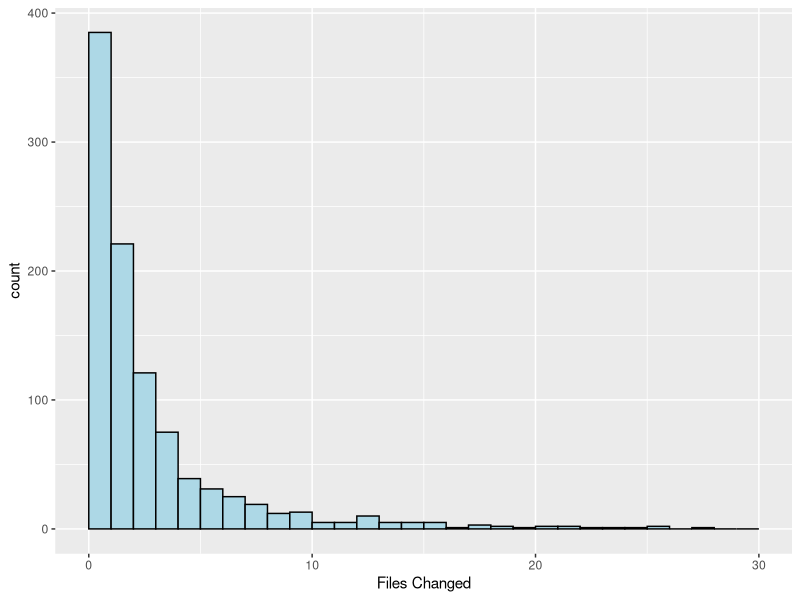
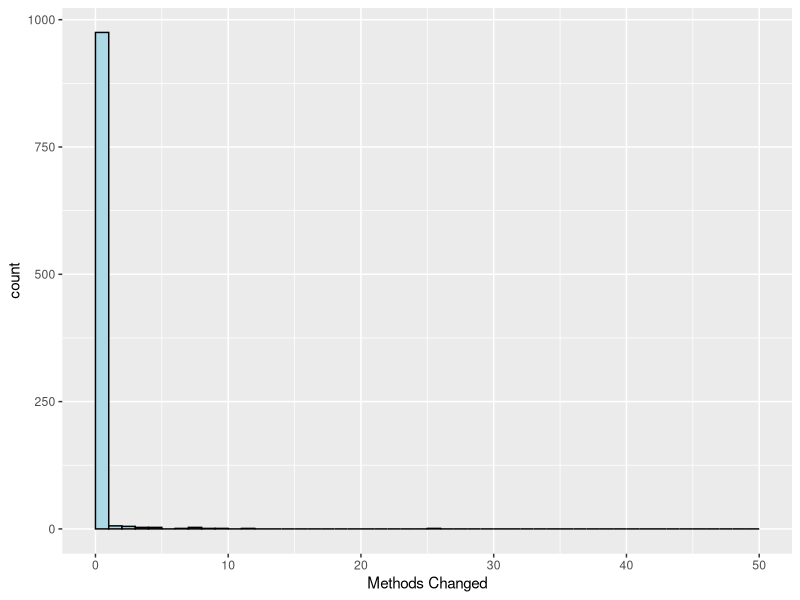
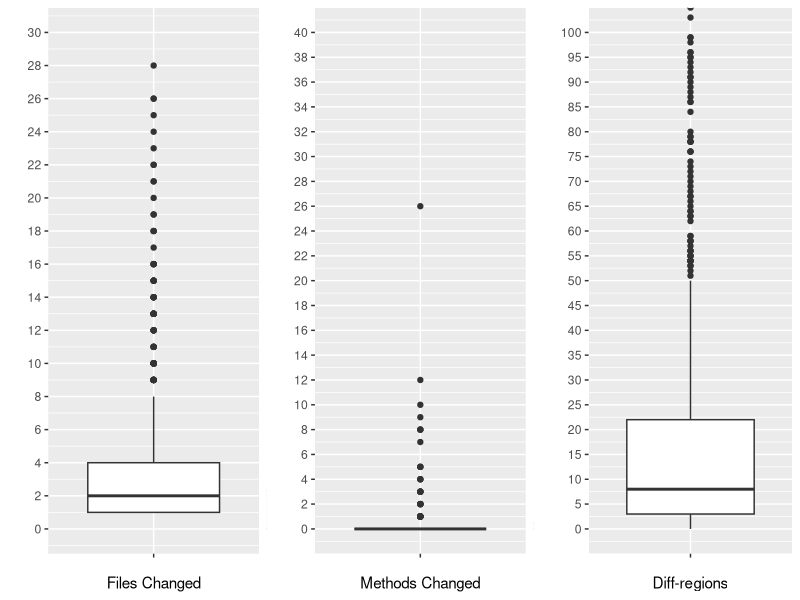
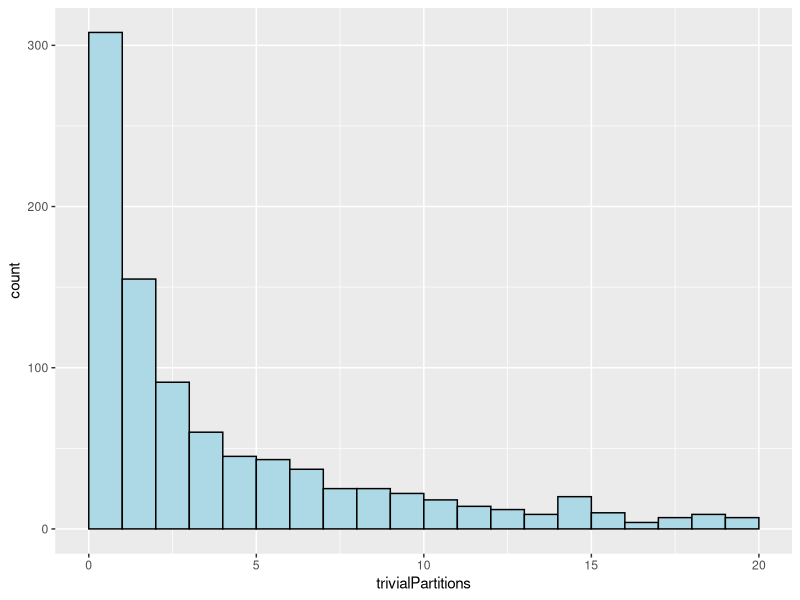
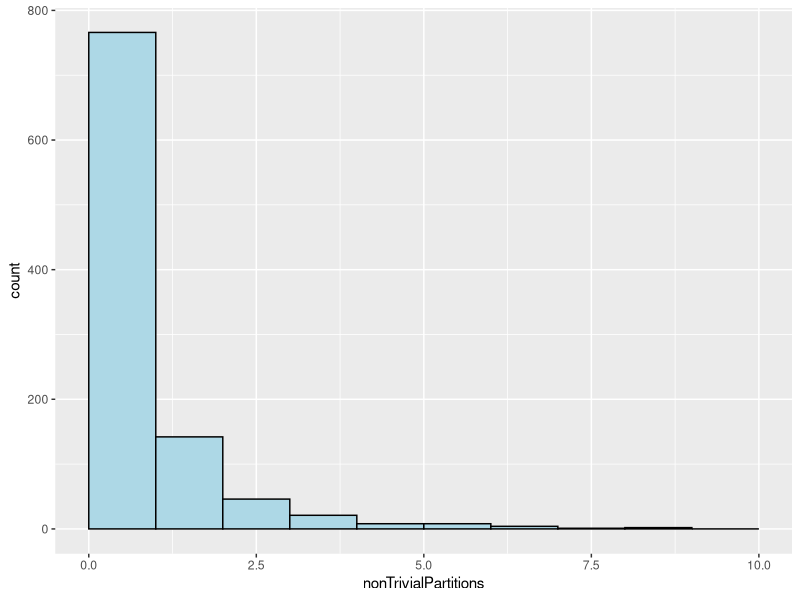
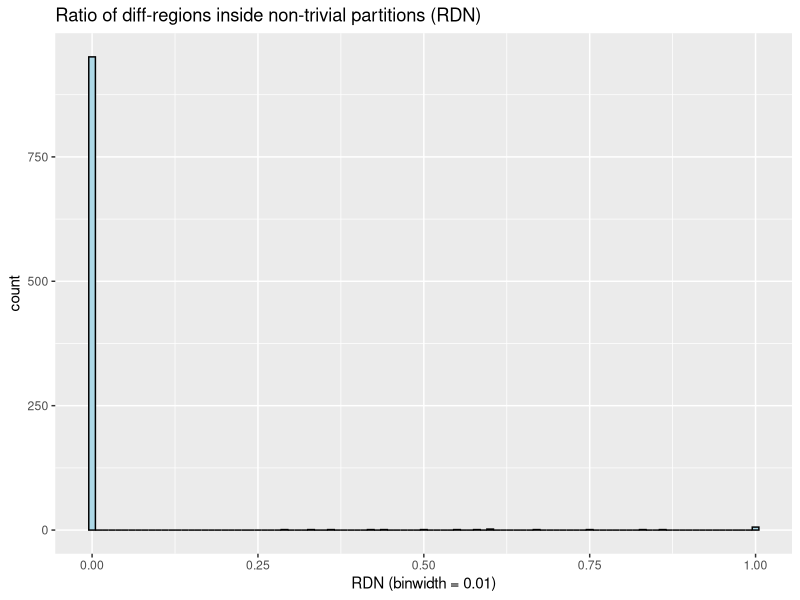
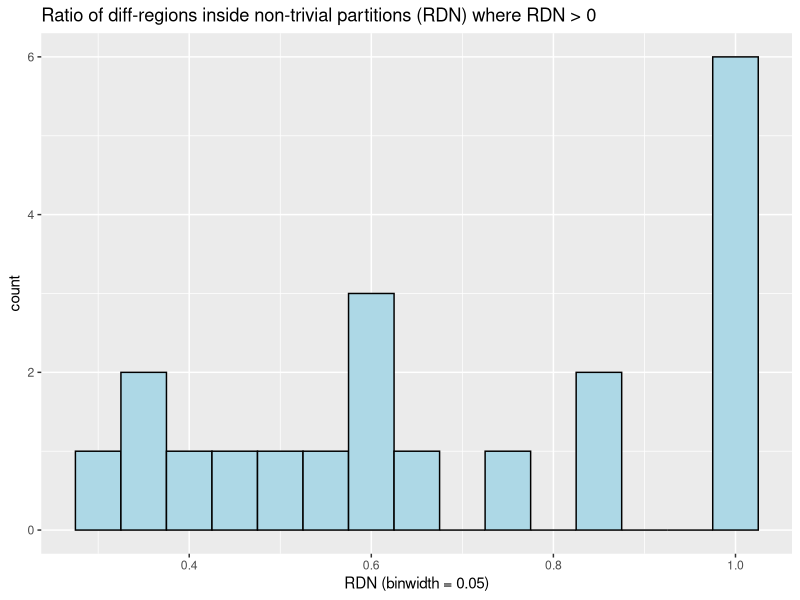

These figures' R source, in order:
## ---- chunk 1
library(dplyr)
library(ggplot2)
library(grid)
library(scales)
summ <- read.csv("data/allSummary.csv")
partitions <- read.csv("data/allPartitions.csv")

pullRequests <- select(summ, projectName, pullRequestId)

diffsInNonTrivialPartitions <- pullRequests %>%
  left_join(filter(partitions, isTrivial == "false"), by=c("projectName", "pullRequestId")) %>%
  group_by(projectName, pullRequestId) %>%
  summarise(diffsInNonTrivialPartitions = sum(!is.na(isTrivial)))
summ <- summ %>%
  inner_join(diffsInNonTrivialPartitions, by=c("projectName", "pullRequestId")) %>%
  mutate(rdn = diffsInNonTrivialPartitions / diffs)

trivialPartitions <- select(summ, trivialPartitions)

nonTrivialPartitions <- select(summ, nonTrivialPartitions)


## ---- chunk 2
filesChanged <- select(summ, projectName, pullRequestId, filesChanged = sourceFiles)
enclosingMethods <- partitions %>%
  select(projectName, pullRequestId, enclosingMethodDefId) %>%
  distinct() %>%
  filter(enclosingMethodDefId != "null")
methodsChanged <-left_join(pullRequests, enclosingMethods, by=c("projectName", "pullRequestId")) %>%
  group_by(projectName, pullRequestId) %>%
  summarise(methodsChanged = sum(!is.na(enclosingMethodDefId)))
diffRegions <- select(summ, projectName, pullRequestId, diffRegions = diffs)
## ---- chunk 3
ggplot(filesChanged, aes(x=filesChanged)) + geom_histogram(breaks=seq(0, 30, by=1), col="black", fill="lightblue") + xlab("Files Changed")
## ---- chunk 4
filesChangedQuantiles <- quantile(x=filesChanged$filesChanged, probs=seq(0.05, 1, 0.05))
print(filesChangedQuantiles)
filesChangedECDF <- ecdf(filesChanged$filesChanged)
## ---- chunk 5
filesChangedDescOrder <- summ %>%
  select(pName = projectName, prId = pullRequestId, filesChanged = sourceFiles, NTPs = nonTrivialPartitions, TPs = trivialPartitions, RDN = rdn) %>%
  arrange(desc(filesChanged))
head(filesChangedDescOrder, n=5)

summElastic5708 <- filter(summ, projectName == "elastic/elasticsearch", pullRequestId == 5708)
## ---- chunk 6
ggplot(methodsChanged, aes(x=methodsChanged)) + geom_histogram(breaks=seq(0, 50, by=1), col="black", fill="lightblue") + xlab("Methods Changed")
## ---- chunk 7
methodsChangedQuantiles <- quantile(x=methodsChanged$methodsChanged, probs=seq(0.05, 1, 0.05))
print(methodsChangedQuantiles)
methodsChangedECDF <- ecdf(methodsChanged$methodsChanged)
## ---- chunk 8
ggplot(diffRegions, aes(x=diffRegions)) + geom_histogram(breaks=seq(0, 100, by=1), col="black", fill="lightblue") + xlab("Diff-regions")
## ---- chunk 9
diffRegionsQuantiles <- quantile(x=diffRegions$diffRegions, probs=seq(0.05, 1, 0.05))
print(diffRegionsQuantiles)
diffRegionsECDF <- ecdf(diffRegions$diffRegions)
## ---- chunk 10
filesChangedBoxplot = ggplot(filesChanged, aes(x="", y=filesChanged)) +
  geom_boxplot() +
  coord_cartesian(ylim=c(0,30)) +
  scale_y_continuous(breaks=seq(0, 30, by=2)) +
  xlab("Files Changed") +
  ylab("")
methodsChangedBoxplot = ggplot(methodsChanged, aes(x="", y=methodsChanged)) +
  geom_boxplot() +
  coord_cartesian(ylim=c(0,40)) +
  scale_y_continuous(breaks=seq(0, 40, by=2)) +
  xlab("Methods Changed") +
  ylab("")
diffRegionsBoxplot = ggplot(diffRegions, aes(x="", y=diffRegions)) +
  geom_boxplot() +
  coord_cartesian(ylim=c(0, 100)) +
  scale_y_continuous(breaks=seq(0, 100, by=5)) +
  xlab("Diff-regions") +
  ylab("")
pushViewport(viewport(layout = grid.layout(1, 3)))
print(filesChangedBoxplot, vp = viewport(layout.pos.row = 1, layout.pos.col = 1))
print(methodsChangedBoxplot, vp = viewport(layout.pos.row = 1, layout.pos.col = 2))
print(diffRegionsBoxplot, vp = viewport(layout.pos.row = 1, layout.pos.col = 3))
## ---- chunk 11
ggplot(data=summ, aes(trivialPartitions)) + geom_histogram(breaks=seq(0, 20, by=1), col="black", fill="lightblue")
summary(summ$trivialPartitions)
## ---- chunk 12
ggplot(data=nonTrivialPartitions, aes(nonTrivialPartitions)) + geom_histogram(breaks=seq(0, 10, by=1), col="black", fill="lightblue")
summary(nonTrivialPartitions$nonTrivialPartitions)
## ---- chunk 13
#head(arrange(select(summ, projectName, pullRequestId, diffs, nonTrivialPartitions, trivialPartitions, rdn), desc(diffs)), n=10)
summ %>% 
  select(pName = projectName, prId = pullRequestId, nonTrParts = nonTrivialPartitions, trParts = trivialPartitions, diffs, diffsInNonTrParts = diffsInNonTrivialPartitions, rdn) %>%
  filter(pName == "netty/netty", prId == 4)
## ---- chunk 14
ggplot(data=summ, aes(rdn)) + geom_histogram(binwidth=0.01, col="black", fill="lightblue") + 
  ggtitle("Ratio of diff-regions inside non-trivial partitions (RDN)") + 
  xlab("RDN (binwidth = 0.01)")
ggplot(data=filter(summ, !is.na(rdn), rdn > 0), aes(rdn)) + geom_histogram(binwidth=0.05, col="black", fill="lightblue") + 
  ggtitle("Ratio of diff-regions inside non-trivial partitions (RDN) where RDN > 0") + 
  xlab("RDN (binwidth = 0.05)")
summary(summ$rdn)
rdnQuantiles <- quantile(x=summ$rdn, probs=seq(0.05, 1, 0.05), na.rm=TRUE)
print(rdnQuantiles)
#plot(ecdf(summ$rdn))
